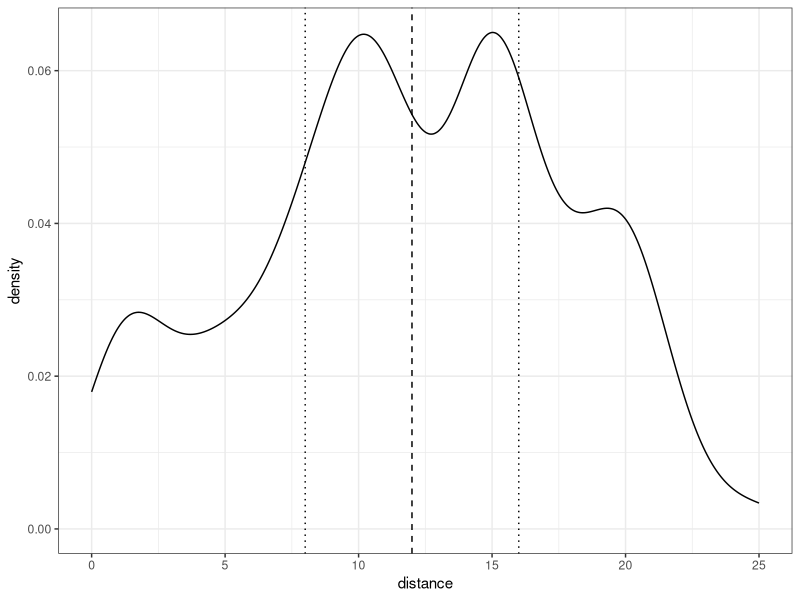

Write the R code that produced this figure.
## ---- chunk 1
library(tidyverse)

knitr::opts_chunk$set(tidy = FALSE)
theme_set(theme_bw())
def.chunk.hook  <- knitr::knit_hooks$get("chunk")
knitr::knit_hooks$set(chunk = function(x, options) {
  x <- def.chunk.hook(x, options)
  ifelse(options$size != "normalsize", paste0("\\", options$size,"\n\n", x, "\n\n \\normalsize"), x)
})
knitr::opts_chunk$set(warning=FALSE, message=FALSE, tidy = F, size = "small")
## ---- chunk 2
dat<-read_csv("./data/criminalrecord.csv")
## ---- chunk 3
summary(dat$distance)
## NA???
## ---- chunk 4
## remove pesky NA values
dat_clean<-dat %>% 
  filter(!(is.na(distance)))
         
summary(dat_clean$distance)
## ---- chunk 5
ggplot(dat_clean, aes(x=distance)) + geom_density() + 
  geom_vline(aes(xintercept = median(distance)), 
             lty=2) + 
  geom_vline(aes(xintercept = quantile(distance, 0.25)), lty=3) +
  geom_vline(aes(xintercept = quantile(distance, 0.75)), lty=3)
## ---- chunk 6
dat_clean<-dat_clean %>% 
  mutate(distance_binary = distance < median(distance)) 
## ---- chunk 7
dat_clean<-dat_clean %>% 
  mutate(distance_binary2 = ifelse(
    distance < median(distance), 
    "near",
    "far"))
## ---- chunk 8
### define quartile cut points
q1<-quantile(dat_clean$distance, 0.25)
q2<-quantile(dat_clean$distance, 0.5)
q3<-quantile(dat_clean$distance, 0.75)
q1; q2; q3

## ---- chunk 9

### make factor variable
dat_clean <- dat_clean %>% 
  mutate(distance_quartile = 
           case_when(
             distance < q1 ~ "1st",
             distance < q2 ~ "2nd",
             distance < q3 ~ "3rd",
             distance >= q3 ~ "4th"
           ))

